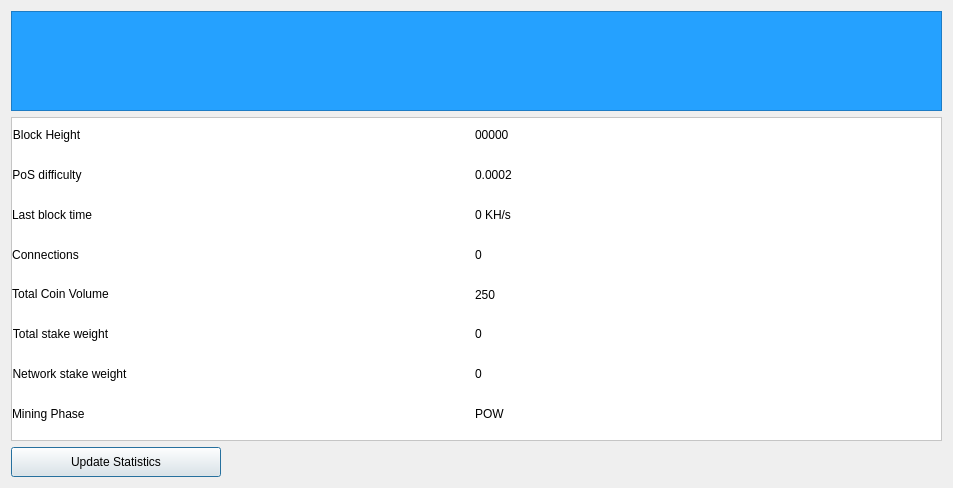
<?xml version="1.0" encoding="UTF-8"?>
<ui version="4.0">
 <class>StatisticsPage</class>
 <widget class="QWidget" name="StatisticsPage">
  <property name="geometry">
   <rect>
    <x>0</x>
    <y>0</y>
    <width>953</width>
    <height>488</height>
   </rect>
  </property>
  <property name="windowTitle">
   <string>Address Book</string>
  </property>
  <layout class="QVBoxLayout" name="verticalLayout">
   <item>
    <widget class="QLabel" name="label_7">
     <property name="minimumSize">
      <size>
       <width>931</width>
       <height>100</height>
      </size>
     </property>
     <property name="font">
      <font>
       <pointsize>14</pointsize>
       <weight>75</weight>
       <bold>true</bold>
      </font>
     </property>
     <property name="layoutDirection">
      <enum>Qt::LeftToRight</enum>
     </property>
     <property name="autoFillBackground">
      <bool>false</bool>
     </property>
     <property name="styleSheet">
      <string notr="true">background-color: rgb(37, 161, 255);</string>
     </property>
     <property name="frameShape">
      <enum>QFrame::StyledPanel</enum>
     </property>
     <property name="text">
      <string/>
     </property>
     <property name="pixmap">
      <pixmap resource="../bitcoin.qrc">:/images/top_logo</pixmap>
     </property>
     <property name="scaledContents">
      <bool>true</bool>
     </property>
     <property name="alignment">
      <set>Qt::AlignCenter</set>
     </property>
     <property name="wordWrap">
      <bool>true</bool>
     </property>
    </widget>
   </item>
   <item>
    <widget class="QFrame" name="gridFrame_2">
     <property name="sizePolicy">
      <sizepolicy hsizetype="Expanding" vsizetype="Expanding">
       <horstretch>0</horstretch>
       <verstretch>0</verstretch>
      </sizepolicy>
     </property>
     <property name="font">
      <font>
       <family>Sans Serif</family>
      </font>
     </property>
     <property name="autoFillBackground">
      <bool>false</bool>
     </property>
     <property name="styleSheet">
      <string notr="true">background-color: rgb(255, 255, 255);</string>
     </property>
     <property name="frameShape">
      <enum>QFrame::StyledPanel</enum>
     </property>
     <property name="lineWidth">
      <number>1</number>
     </property>
     <layout class="QGridLayout" name="gridLayout">
      <property name="leftMargin">
       <number>0</number>
      </property>
      <property name="topMargin">
       <number>0</number>
      </property>
      <item row="4" column="0" alignment="Qt::AlignLeft">
       <widget class="QLabel" name="label_8">
        <property name="text">
         <string>&lt;html&gt;&lt;head/&gt;&lt;body&gt;&lt;p&gt;Total Coin Volume&lt;/p&gt;&lt;/body&gt;&lt;/html&gt;</string>
        </property>
        <property name="alignment">
         <set>Qt::AlignCenter</set>
        </property>
        <property name="margin">
         <number>1</number>
        </property>
       </widget>
      </item>
      <item row="5" column="0" alignment="Qt::AlignLeft">
       <widget class="QLabel" name="label_10">
        <property name="text">
         <string>&lt;html&gt;&lt;head/&gt;&lt;body&gt;&lt;p&gt;Total stake weight&lt;/p&gt;&lt;/body&gt;&lt;/html&gt;</string>
        </property>
        <property name="alignment">
         <set>Qt::AlignCenter</set>
        </property>
        <property name="margin">
         <number>1</number>
        </property>
       </widget>
      </item>
      <item row="5" column="1">
       <widget class="QLabel" name="minBox">
        <property name="text">
         <string>0</string>
        </property>
       </widget>
      </item>
      <item row="6" column="1">
       <widget class="QLabel" name="maxBox">
        <property name="text">
         <string>0</string>
        </property>
       </widget>
      </item>
      <item row="7" column="0" alignment="Qt::AlignLeft">
       <widget class="QLabel" name="label_15">
        <property name="text">
         <string>&lt;html&gt;&lt;head/&gt;&lt;body&gt;&lt;p&gt;Mining Phase&lt;/p&gt;&lt;/body&gt;&lt;/html&gt;</string>
        </property>
        <property name="alignment">
         <set>Qt::AlignLeading|Qt::AlignLeft|Qt::AlignVCenter</set>
        </property>
        <property name="margin">
         <number>1</number>
        </property>
       </widget>
      </item>
      <item row="0" column="0" alignment="Qt::AlignLeft">
       <widget class="QLabel" name="label_14">
        <property name="text">
         <string>&lt;html&gt;&lt;head/&gt;&lt;body&gt;&lt;p&gt;Block Height&lt;/p&gt;&lt;/body&gt;&lt;/html&gt;</string>
        </property>
        <property name="alignment">
         <set>Qt::AlignCenter</set>
        </property>
        <property name="margin">
         <number>1</number>
        </property>
       </widget>
      </item>
      <item row="0" column="1">
       <widget class="QLabel" name="heightBox">
        <property name="text">
         <string>00000</string>
        </property>
       </widget>
      </item>
      <item row="3" column="0" alignment="Qt::AlignLeft">
       <widget class="QLabel" name="label1_2">
        <property name="text">
         <string>&lt;html&gt;&lt;head/&gt;&lt;body&gt;&lt;p&gt;Connections&lt;/p&gt;&lt;/body&gt;&lt;/html&gt;</string>
        </property>
        <property name="alignment">
         <set>Qt::AlignCenter</set>
        </property>
        <property name="margin">
         <number>1</number>
        </property>
       </widget>
      </item>
      <item row="3" column="1">
       <widget class="QLabel" name="connectionBox">
        <property name="text">
         <string>0</string>
        </property>
       </widget>
      </item>
      <item row="1" column="0" alignment="Qt::AlignLeft">
       <widget class="QLabel" name="label_9">
        <property name="text">
         <string>&lt;html&gt;&lt;head/&gt;&lt;body&gt;&lt;p&gt;PoS difficulty&lt;/p&gt;&lt;/body&gt;&lt;/html&gt;</string>
        </property>
        <property name="alignment">
         <set>Qt::AlignCenter</set>
        </property>
        <property name="margin">
         <number>1</number>
        </property>
       </widget>
      </item>
      <item row="1" column="1">
       <widget class="QLabel" name="diffBox2">
        <property name="text">
         <string>0.0002</string>
        </property>
       </widget>
      </item>
      <item row="6" column="0" alignment="Qt::AlignLeft">
       <widget class="QLabel" name="label_11">
        <property name="text">
         <string>&lt;html&gt;&lt;head/&gt;&lt;body&gt;&lt;p&gt;Network stake weight&lt;/p&gt;&lt;/body&gt;&lt;/html&gt;</string>
        </property>
        <property name="alignment">
         <set>Qt::AlignCenter</set>
        </property>
        <property name="margin">
         <number>1</number>
        </property>
       </widget>
      </item>
      <item row="2" column="1">
       <widget class="QLabel" name="localBox">
        <property name="text">
         <string>0 KH/s</string>
        </property>
       </widget>
      </item>
      <item row="7" column="1">
       <widget class="QLabel" name="cBox">
        <property name="text">
         <string>POW</string>
        </property>
       </widget>
      </item>
      <item row="4" column="1">
       <widget class="QLabel" name="volumeBox">
        <property name="text">
         <string>250</string>
        </property>
       </widget>
      </item>
      <item row="2" column="0" alignment="Qt::AlignLeft">
       <widget class="QLabel" name="label3_2">
        <property name="text">
         <string>&lt;html&gt;&lt;head/&gt;&lt;body&gt;&lt;p&gt;Last block time&lt;/p&gt;&lt;/body&gt;&lt;/html&gt;</string>
        </property>
        <property name="alignment">
         <set>Qt::AlignCenter</set>
        </property>
        <property name="margin">
         <number>1</number>
        </property>
       </widget>
      </item>
     </layout>
    </widget>
   </item>
   <item alignment="Qt::AlignLeft">
    <widget class="QPushButton" name="startButton">
     <property name="minimumSize">
      <size>
       <width>210</width>
       <height>30</height>
      </size>
     </property>
     <property name="maximumSize">
      <size>
       <width>210</width>
       <height>30</height>
      </size>
     </property>
     <property name="text">
      <string>Update Statistics</string>
     </property>
     <property name="default">
      <bool>true</bool>
     </property>
     <property name="flat">
      <bool>false</bool>
     </property>
    </widget>
   </item>
  </layout>
 </widget>
 <resources>
  <include location="../bitcoin.qrc"/>
 </resources>
 <connections/>
</ui>
